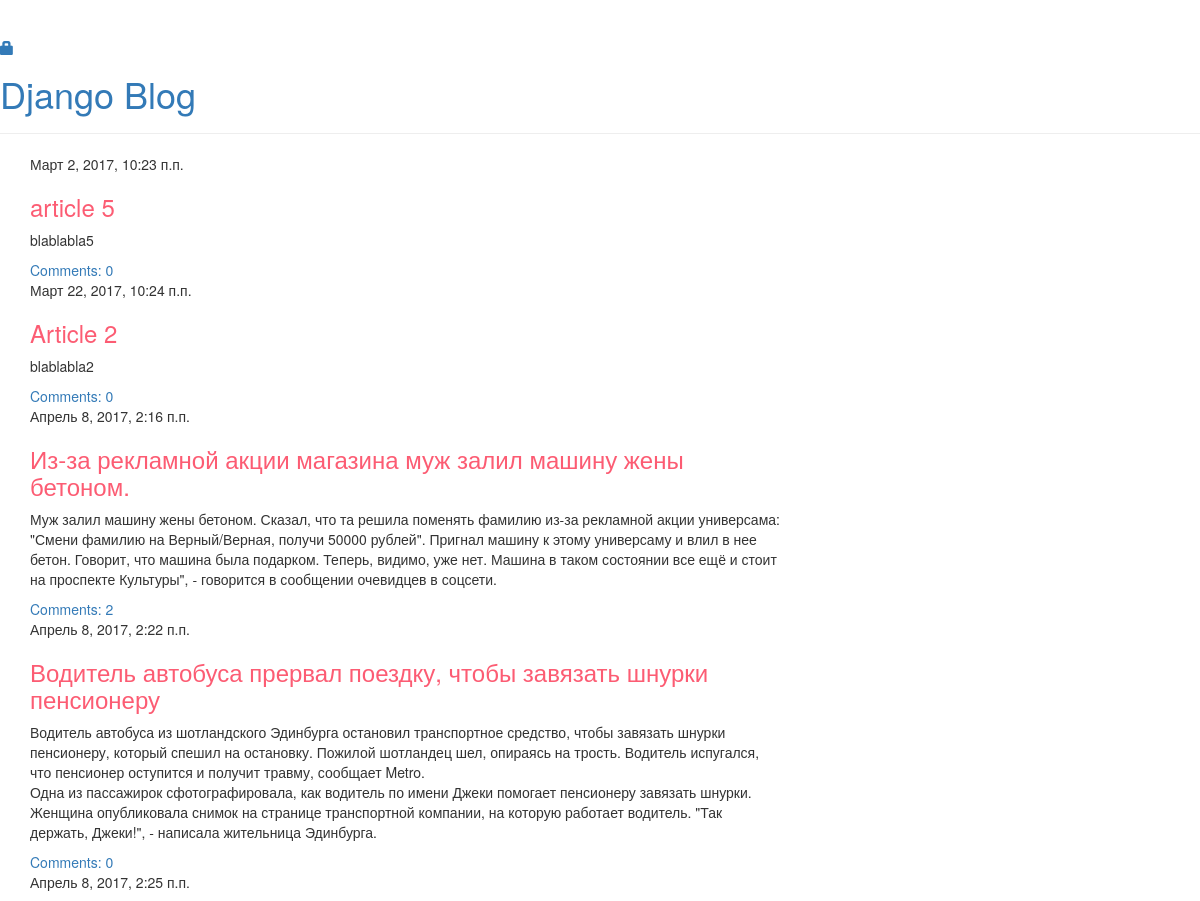
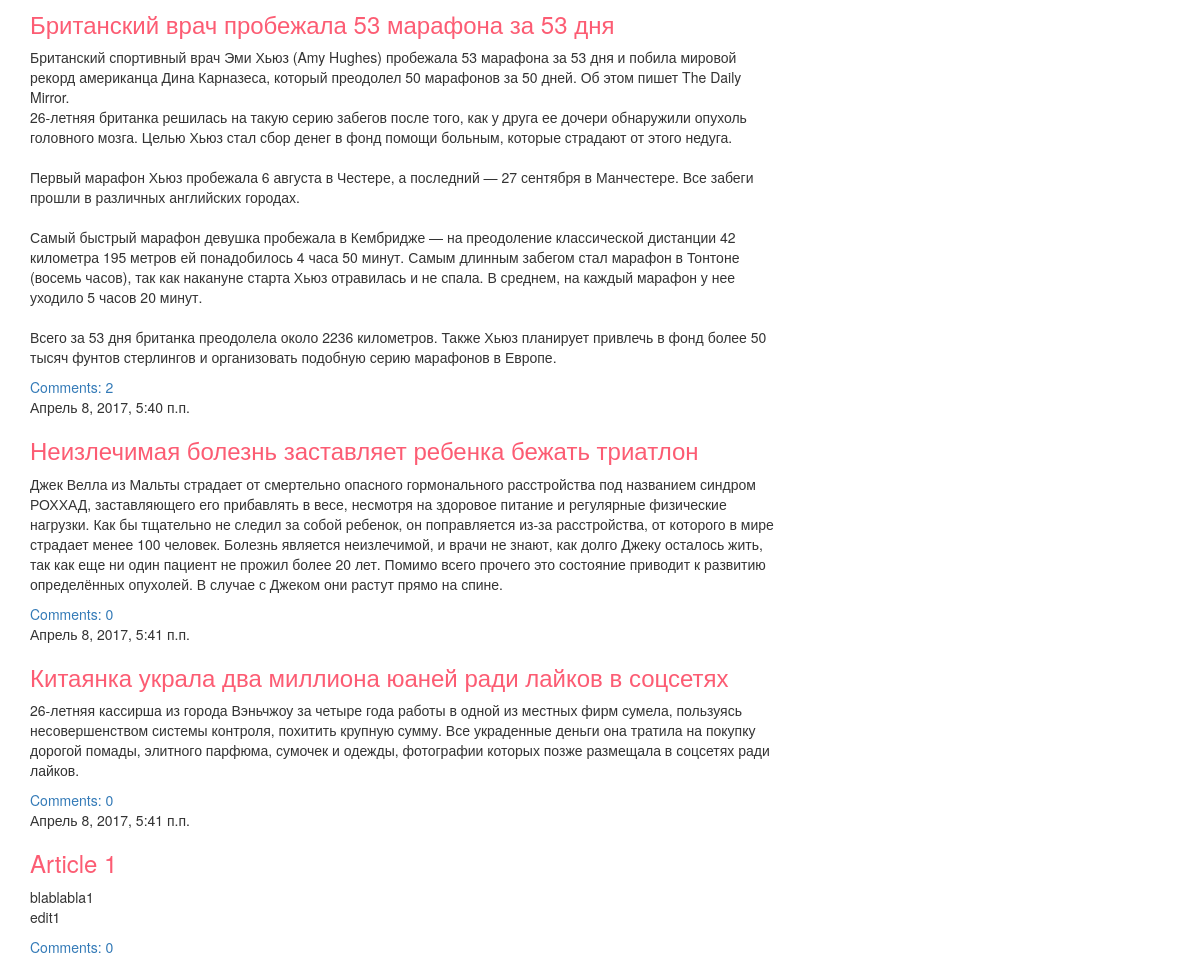
The page / on the database its author committed (2 pictures, top to bottom).
### blog/models.py (models this page shows, shortened)
class Post(models.Model):
    author = models.ForeignKey('auth.User')
    title = models.CharField(max_length=200)
    text = models.TextField()
    created_date = models.DateTimeField(
            default=timezone.now)
    published_date = models.DateTimeField(
            blank=True, null=True)

### blog/views.py (the view)
# urls.py: url(r'^$', views.post_list, name='post_list'),
def post_list(request):
    posts = Post.objects.filter(published_date__lte=timezone.now()).order_by('published_date')
    return render(request, 'blog/post_list.html', {'posts' : posts})

### blog/templates/blog/post_list.html
{% extends 'blog/base.html' %}
    {% block content %}
        {% for post in posts %}
            <div class="post">
                <div class="date">
                    {{ post.published_date }}
                </div>
                <h3><a href="{% url 'post_detail' pk=post.pk %}">{{ post.title }}</a></h3>
                <p>{{ post.text|linebreaksbr }}</p>
                <a href="{% url 'post_detail' pk=post.pk %}">Comments: {{ post.comments.count }}</a>
            </div>
        {% endfor %}
    {% endblock content %}

### blog/templates/blog/base.html (shortened to what this page needs)
{% load staticfiles %}
    <html>
        <head>
             <link rel="stylesheet" href="//maxcdn.bootstrapcdn.com/bootstrap/3.2.0/css/bootstrap.min.css">
             <link rel="stylesheet" href="//maxcdn.bootstrapcdn.com/bootstrap/3.2.0/css/bootstrap-theme.min.css">
            <link rel="stylesheet" href="{% static 'css/blog.css' %}">
        </head>
        <body>
            <div class="page-header">
                {% if user.is_authenticated %}
                    <a href="{% url 'post_new' %}" class="top-menu"><span class="glyphicon glyphicon-plus"></span></a>
                    <p class="top-menu">Hello {{ user.username }} <small>(<a href="{% url 'logout' %}">Log out</a>)</small></p>
                {% else %}
                    <a href="{% url 'login' %}" class="top-menu"><span class="glyphicon glyphicon-lock"></span></a>
                {% endif %}
                <h1><a href="/">Django Blog</a></h1>
            </div>
            <div class="content container">
                <div class="row">
                    <div class="col-md-8">
                        {% block content %}
                        {% endblock %}
                    </div>
                </div>
            </div>
        </body>
    </html>

### blog/static/css/blog.css (style rules this page uses)
h3 a { color: #fc5c73; }

### rows shown on the page
Post: published_date "Март 2, 2017, 10:23 п.п.", title "article 5", text "blablabla5", comments.count "0"
Post: published_date "Март 22, 2017, 10:24 п.п.", title "Article 2", text "blablabla2", comments.count "0"
Post: published_date "Апрель 8, 2017, 2:16 п.п.", title "Из-за рекламной акции магазина муж залил машину жены бетоном.", text "Муж залил машину жены бетоном. Сказал, что та решила поменять фамилию из-за рекламной акции универсама: \"Смени фамилию на Верный/Верная, получи 50000 рублей\". Пригнал машину к этому универсаму и влил в нее бетон. Говорит, что машина была подарком. Теперь, видимо, уже нет. Машина в таком состоянии все ещё и стоит на проспекте Культуры\", - говорится в сообщении очевидцев в соцсети.", comments.count "2"
Post: published_date "Апрель 8, 2017, 2:22 п.п.", title "Водитель автобуса прервал поездку, чтобы завязать шнурки пенсионеру", text "Водитель автобуса из шотландского Эдинбурга остановил транспортное средство, чтобы завязать шнурки пенсионеру, который спешил на остановку. Пожилой шотландец шел, опираясь на трость. Водитель испугался, что пенсионер оступится и получит травму, сообщает Metro. Одна из пассажирок сфотографировала, как водитель по имени Джеки помогает пенсионеру завязать шнурки. Женщина опубликовала снимок на странице транспортной компании, на которую работает водитель. \"Так держать, Джеки!\", - написала жительница Эдинбурга.", comments.count "0"
Post: published_date "Апрель 8, 2017, 2:25 п.п.", title "Британский врач пробежала 53 марафона за 53 дня", text "Британский спортивный врач Эми Хьюз (Amy Hughes) пробежала 53 марафона за 53 дня и побила мировой рекорд американца Дина Карназеса, который преодолел 50 марафонов за 50 дней. Об этом пишет The Daily Mirror. 26-летняя британка решилась на такую серию забегов после того, как у друга ее дочери обнаружили опухоль головного мозга. Целью Хьюз стал сбор денег в фонд помощи больным, которые страдают от этого недуга. Первый марафон Хьюз пробежала 6 августа в Честере, а последний — 27 сентября в Манчестере. Все забеги прошли в различных английских городах. Самый быстрый марафон девушка пробежала в Кембридже — на преодоление классической дистанции 42 километра 195 метров ей понадобилось 4 часа 50…", comments.count "2"
Post: published_date "Апрель 8, 2017, 5:40 п.п.", title "Неизлечимая болезнь заставляет ребенка бежать триатлон", text "Джек Велла из Мальты страдает от смертельно опасного гормонального расстройства под названием синдром РОХХАД, заставляющего его прибавлять в весе, несмотря на здоровое питание и регулярные физические нагрузки. Как бы тщательно не следил за собой ребенок, он поправляется из-за расстройства, от которого в мире страдает менее 100 человек. Болезнь является неизлечимой, и врачи не знают, как долго Джеку осталось жить, так как еще ни один пациент не прожил более 20 лет. Помимо всего прочего это состояние приводит к развитию определённых опухолей. В случае с Джеком они растут прямо на спине.", comments.count "0"
Post: published_date "Апрель 8, 2017, 5:41 п.п.", title "Китаянка украла два миллиона юаней ради лайков в соцсетях", text "26-летняя кассирша из города Вэньчжоу за четыре года работы в одной из местных фирм сумела, пользуясь несовершенством системы контроля, похитить крупную сумму. Все украденные деньги она тратила на покупку дорогой помады, элитного парфюма, сумочек и одежды, фотографии которых позже размещала в соцсетях ради лайков.", comments.count "0"
Post: published_date "Апрель 8, 2017, 5:41 п.п.", title "Article 1", text "blablabla1 edit1", comments.count "0"
